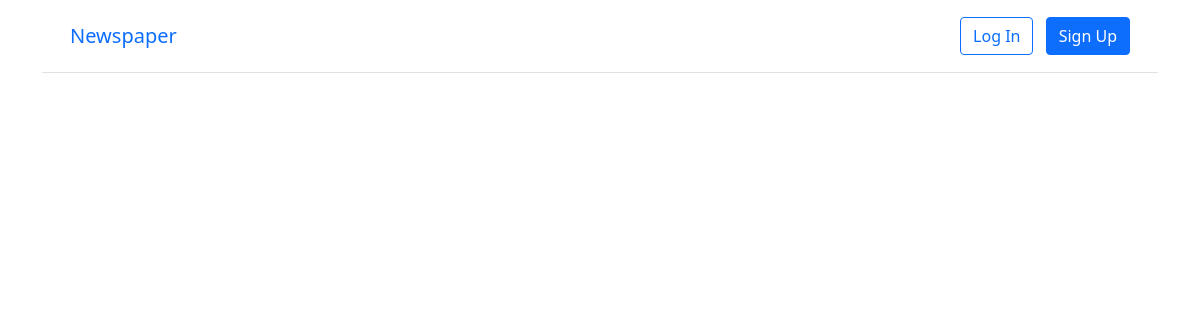
The page /articles/ on the database as committed earlier.
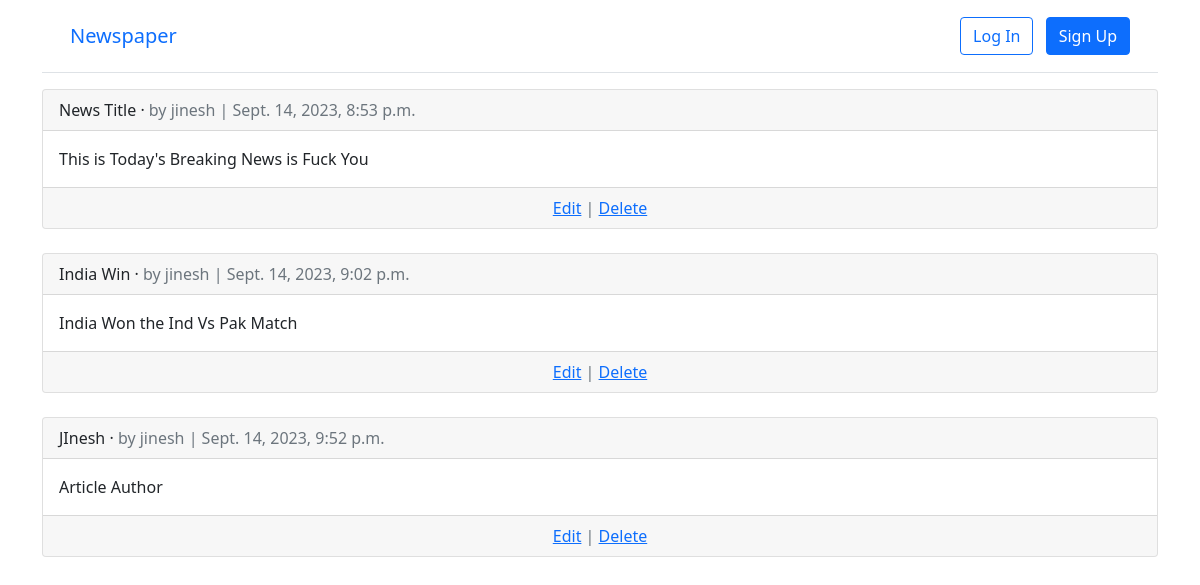
The same page on the database as committed later.
### articles/models.py (models this page shows, shortened)
class Article(models.Model):
    title = models.CharField(max_length=255)
    body = models.TextField()
    date = models.DateTimeField(auto_now_add=True)
    author = models.ForeignKey(
        settings.AUTH_USER_MODEL,
        on_delete=models.CASCADE,
        )

### accounts/models.py (models this page shows)
class CustomUser(AbstractUser):
    age = models.PositiveIntegerField(null=True, blank=True)

### articles/views.py (the view)
# urls.py: path('', views.ArticlesListView.as_view(), name='article_list'),
class ArticlesListView(ListView):
    model = Article
    template_name ='article_list.html'

### templates/article_list.html (shortened to what this page needs)
{% extends "base.html" %}
{% block content %}
{% for article in article_list  %}
<div class="card"> <div class="card-header"> <span class="font-weight-bold">{{ article.title }}</span> &middot;
    <span class="text-muted">by {{ article.author }} |
    {{ article.date }}</span>
    </div> <div class="card-body">
    {{ article.body }}
    </div> <div class="card-footer text-center text-muted"> <a href="{% url "article_edit" article.pk %}">Edit</a> | <a href="{% url "article_delete" article.pk %}">Delete</a>
    </div>
</div>
<br>
{% endfor %}
{% endblock content %}

### templates/base.html (shortened to what this page needs)
<!DOCTYPE html>
<html lang="en">
<head>
<link href="https://cdn.jsdelivr.net/npm/bootstrap@5.1.3/dist/css/bootstrap.min.css" rel="stylesheet">
</head>
<body>
    <div class="container">
        <header class="p-3 mb-3 border-bottom">
            <div class="container">
                <div class="d-flex flex-wrap align-items-center justify-content-center justify-content-lg-start">
                <a class="navbar-brand" href="{% url 'home' %}">Newspaper</a>
                    {% if user.is_authenticated %}
                    <li><a href="{% url "article_list" %}" class="nav-link px-2 link-dark">Article List</a></li>
                    <li><a href="{% url "article_create" %}" class="nav-link px-2 link-dark">+ Create Article</a></li>
                </ul>
         <div class="dropdown text-end">
            <a href="#" class="d-block link-dark text-decoration-none dropdown-toggle" id="dropdownUser1" data-bs-toggle="dropdown" aria-expanded="false">{{ user.username }}</a>
            <ul class="dropdown-menu text-small" aria-labelledby="dropdownUser1">
                 <li><a class="dropdown-item" href="{% url 'password_change'%}">Change password</a></li>
                 <li><a class="dropdown-item" href="{% url 'logout' %}">Log Out</a></li>
        </ul>
    </div>
    {% else %}
    <div class="text-end ">
        <a href="{% url 'login' %}" class="btn btn-outline-primary me-2">Log In</a>
        <a href="{% url 'signup' %}" class="btn btn-primary">Sign Up</a>
    </div>
    {% endif %}
    </div>
    </div>
    </header>
    <main>
        {% block content %}{% endblock content %}
    </main>
</body>
</html>

Rows that differ between the two databases and show on the page:
added Article: title "News Title", author "jinesh", date "Sept. 14, 2023, 8:53 p.m.", body "This is Today's Breaking News is Fuck You"
added Article: title "India Win", author "jinesh", date "Sept. 14, 2023, 9:02 p.m.", body "India Won the Ind Vs Pak Match"
added Article: title "JInesh", author "jinesh", date "Sept. 14, 2023, 9:52 p.m.", body "Article Author"
